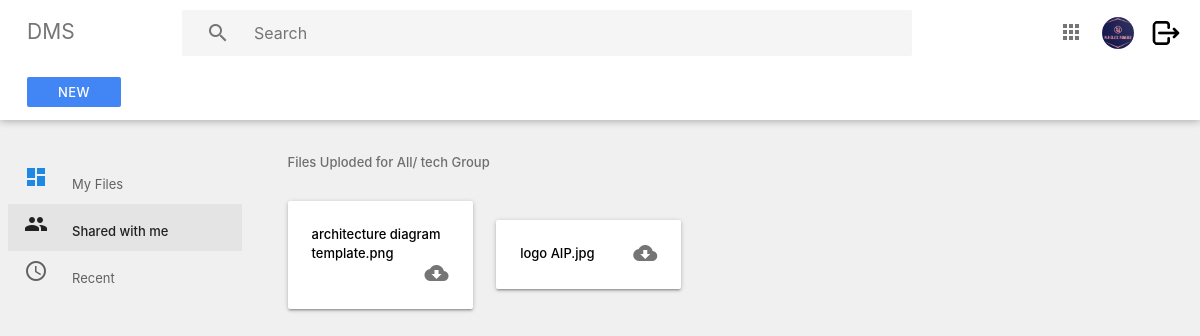
/index/shared/ (signed in), run on the app's committed database.
### Users/models.py (models this page shows, shortened)
class UserInfo(models.Model):
    groupchoices = models.TextChoices('groupchoices', 'management accounting sales tech')
    user = models.OneToOneField(User,
                                on_delete=models.CASCADE,
                                null=True,
                                blank=True)
    name = models.CharField(max_length=200, null=True)
    email = models.EmailField(max_length=200,null=True)
    image = models.ImageField(null=True, upload_to='profile_pics/')
    active = models.BooleanField(default=True)
    priv_level = models.IntegerField(default=3)
    group = models.CharField(max_length=100,
                             default='tech',
                             choices=groupchoices.choices)

### System/models.py (models this page shows, shortened)
class Version_control(models.Model):
    groupchoices = models.TextChoices('groupchoices', 'management all accounting sales tech')
    name = models.CharField(max_length=100)
    file = models.FileField(upload_to='files/version/')
    org_name = models.CharField(max_length=100, blank=True, null=True)
    extension = models.CharField(max_length=10, blank=True, null=True)
    version = models.IntegerField(default='2')
    prev_version = models.ForeignKey(Files, on_delete=models.SET_NULL, null=True, blank=True)
    pre_ver_control = models.ForeignKey('self', on_delete=models.SET_NULL, null=True, blank=True)
    group = models.CharField(max_length=100,
                             default='all',
                             choices=groupchoices.choices)
    uploaded_by = models.ForeignKey(User, on_delete=models.SET_NULL, null=True, blank=True)
    created_at = models.DateTimeField(auto_now_add=True)
    new_version = models.BooleanField(default=False)
    @property
    def fileURL(self):
        try:
            url = self.file.url
        except:
            url = None
        return url

### System/views.py (the view)
# urls.py: path("shared/", views.for_me, name="shared"),
@login_required(login_url='login')
def for_me(request):
    profile = UserInfo.objects.get(user=request.user)
    files = Files.objects.filter(Q(group=profile.group) | Q(group="all") & Q(new_version=False))
    new_ver = Version_control.objects.filter(Q(group=profile.group) | Q(group="all") & Q(new_version=False))
    if files.count() == 0:
        data = new_ver
        context = {'data': data, 'shared':'shared','user':profile}
    elif new_ver.count() == 0:
        data = files
        context = {'data': data, 'shared':'shared','user':profile}
    else:
        data = files
        data1 = new_ver
        context = {'data': data, 'data1': data1, 'shared':'shared', 'user':profile}
    return render(request, 'dms/with_me.html', context)

### template/dms/with_me.html (shortened to what this page needs)
{% extends  'dms/section/main.html'%}
{% load static %}
{% block content %}
    <div class="main">
      <div class="container-fluid">
        <p class="subheader">Files Uploded for All/ {{user.group}} Group</p>
        {% if data %}
        {% for d in data %}
        <div class="card-panel folder">
          <div class="tooltip">
            <a href="{{d.fileURL}}" style="text-decoration: none;color: black; overflow: hidden;" onMouseOver="this.style.color='blue'"
            onMouseOut="this.style.color='black'">{{d.org_name}}.{{d.extension}}
            </a>
          </div>
          <a href="{{d.fileURL}}" download="{{d.org_name}}}" >
            <i class=" material-icons right">cloud_download</i>
          </a>
          </div>
        {%endfor%}
        {%endif%}
    {% endblock %}

### template/dms/section/nav.html (shortened to what this page needs)
{%load static%}
<div class="navbar-fixed">
    <nav class="nav-extended white">
      <div class="nav-wrapper white">
        <ul>
          <li>
            <a href="{% url 'index' %}" class="title grey-text text-darken-1"
              >DMS</a
            >
          </li>
        </ul>
        <div class="search-wrapper">
          <i class="material-icons">search</i>
          <input type="search" name="Search" placeholder="Search" />
        </div>
        <ul class="right">
          <li>
            <a href="#!"
              ><i class="material-icons grey-text text-darken-1">apps</i></a
            >
          </li>
          <li>
            <a href="{% url 'edit'%}"
              ><img src="{{ user.image.url }}" alt="profile pic" class="circle"
            /></a>
          </li>
          <li>
            <a href="{% url 'logout'%}"
              ><img src="{% static 'media/logout.png'%}" alt="profile pic" class="circle"
            /></a>
          </li>
        </ul>
      </div>
      <div class="nav-wrapper nav-2">
        <ul>
          <li>
            <a
              href="{% url 'upload' %}"
              class="waves-effect waves-light btn btn-flat white-text"
              >New</a
            >
          </li>
        </ul>
      </div>
    </nav>
  </div>
  <ul class="side-nav fixed floating transparent z-depth-0">
    <li {% if index %}class="active" {%endif%}>
      <a href="{% url 'index' %}"
        ><i class="material-icons blue-text text-darken-1">dashboard</i>My
        Files{{active}}</a
      >
    </li>
    <li {% if shared %}class="active" {%endif%}>
      <a href="{% url 'shared' %}"><i class="material-icons">people</i>Shared with me</a>
    </li>
    <li {% if recent %}class="active" {%endif%}>
      <a href="#"><i class="material-icons">access_time</i>Recent</a>
    </li>
  </ul>

### static/css/main.css (style rules this page uses)
body { background-color: #f0f0f0; font-size: 13px; }
.container-fluid { padding: 1rem 2.5rem; margin: auto; }
.main { position: absolute; width: calc(100% - 250px); top: 125px; margin-left: 250px; }
.subheader { color: rgba(0, 0, 0, 0.54); font-weight: 500; }
nav { box-shadow: 0 1px 8px rgba(0, 0, 0, 0.3); }
nav ul li { text-align: center; }
nav ul.right { padding-right: 12px; }
nav ul.right li { max-width: 48px; }
nav ul a { padding-right: 0 12px; }
nav ul a img { height: 32px; width: 32px; vertical-align: middle; margin-left: -5px; }
.nav-wrapper { padding-left: 12px; }
.nav-wrapper .title { font-size: 1.4rem; }
.nav-wrapper .btn-flat { background-color: #4285f4 !important; font-size: 13px; font-weight: 500; height: 30px; line-height: 30px; width: 94px; }
.nav-2, .nav-2 i { height: 56px !important; line-height: 56px !important; min-height: 56px !important; }
.search-wrapper { margin: 10px auto 0 170px; width: calc(100% - 450px); max-width: 650px; height: 46px; position: fixed; }
.search-wrapper i { color: #757575; position: absolute; font-size: 24px; top: 5px; left: 24px; line-height: 36px !important; }
input[type="search"]:not(.browser-default) { display: block; padding: 11px 8px 11px 72px; width: 100%; background: #f5f5f5; height: 24px; border: none; font-size: 16px; outline: none; border-radius: 2px; color: #757575; }
input[type="search"]::placeholder { color: #757575; }
.side-nav.floating { width: 250px; padding: 85px 8px 0 !important; height: calc(100% - 130px); left: initial; right: initial; top: 125px; transform: initial; z-index: auto; margin: 0.5rem 0 1rem 0; border-radius: 2px; background: transparent; box-shadow: none; }
.side-nav .active { background-color: rgba(0, 0, 0, 0.05); }
.side-nav .active a { color: #212121; font-weight: 500; }
.side-nav li a, .side-nav li a i.material-icons { height: 40px; line-height: 40px; }
.side-nav li a i.material-icons { margin-right: 24px; }
.side-nav li a { padding: 0 16px; font-weight: normal; font-size: 13px; color: #616161; }
.folder { width: 185px; display: inline-block; margin: 15px 20px 15px 0; font-weight: 500; }
.folder i { color: rgba(0, 0, 0, 0.54); margin-top: -3px; }

### template/dms/with_me.html (style rules this page uses)
.tooltip { position: relative; display: inline-block; }

### data on the page
UserInfo: image (picture), group "tech"
Version_control: org_name "architecture diagram template", extension "png"
Version_control: org_name "logo AIP", extension "jpg"
